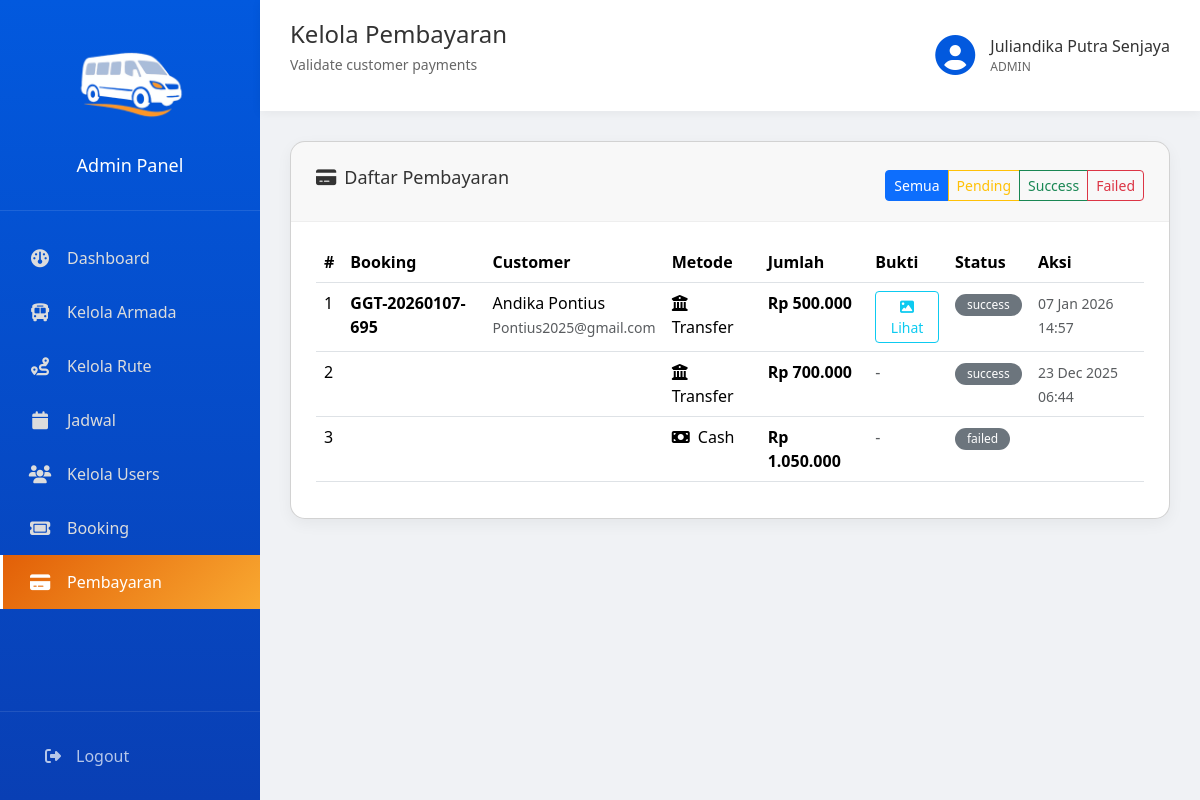
/admin/payments.php (signed in), run on the app's committed database.
### tables this page shows
CREATE TABLE `tb_booking` (
  `booking_id` int NOT NULL AUTO_INCREMENT,
  `user_id` int NOT NULL,
  `schedule_id` int NOT NULL,
  `payment_id` int DEFAULT NULL,
  `booking_code` varchar(50) DEFAULT NULL,
  `total_amount` decimal(10,2) NOT NULL,
  `status` enum('pending','paid','cancelled','expired') DEFAULT 'pending',
  `created_at` datetime DEFAULT CURRENT_TIMESTAMP,
  PRIMARY KEY (`booking_id`),
  UNIQUE KEY `booking_code` (`booking_code`),
  KEY `idx_user` (`user_id`),
  KEY `idx_schedule` (`schedule_id`),
  KEY `fk_booking_payment` (`payment_id`),
  CONSTRAINT `fk_booking_payment` FOREIGN KEY (`payment_id`) REFERENCES `tb_payment_method` (`payment_id`),
  CONSTRAINT `fk_booking_schedule` FOREIGN KEY (`schedule_id`) REFERENCES `tb_schedule` (`schedule_id`) ON DELETE CASCADE,
  CONSTRAINT `fk_booking_user` FOREIGN KEY (`user_id`) REFERENCES `tb_user` (`user_id`) ON DELETE CASCADE
);

CREATE TABLE `tb_user` (
  `user_id` int NOT NULL AUTO_INCREMENT,
  `role_id` int NOT NULL,
  `username` varchar(100) NOT NULL,
  `name` varchar(100) DEFAULT NULL,
  `email` varchar(100) NOT NULL,
  `phone` varchar(20) DEFAULT NULL,
  `address` text,
  `pass` varchar(255) NOT NULL,
  `created_at` datetime DEFAULT CURRENT_TIMESTAMP,
  `updated_at` datetime DEFAULT CURRENT_TIMESTAMP ON UPDATE CURRENT_TIMESTAMP,
  PRIMARY KEY (`user_id`),
  UNIQUE KEY `email` (`email`),
  KEY `fk_user_role` (`role_id`),
  CONSTRAINT `fk_user_role` FOREIGN KEY (`role_id`) REFERENCES `tb_role` (`role_id`) ON DELETE CASCADE
);

CREATE TABLE `tb_payment_method` (
  `payment_id` int NOT NULL AUTO_INCREMENT,
  `booking_id` int DEFAULT NULL,
  `method` enum('transfer','ewallet','cash','qris','credit_card') NOT NULL,
  `amount` decimal(10,2) DEFAULT NULL,
  `payment_proof` varchar(255) DEFAULT NULL,
  `payment_status` enum('pending','success','failed') DEFAULT 'pending',
  `paid_at` datetime DEFAULT NULL,
  PRIMARY KEY (`payment_id`)
);

### admin/payments.php (the view, shortened to what this page needs)
<?php
require_once 'templates/functions.php';
require_once 'templates/header.php';
$pdo = getDB();
$statusFilter = $_GET['status'] ?? '';
$where = $statusFilter ? "WHERE p.payment_status = '$statusFilter'" : '';
$sql = "SELECT p.*, bk.booking_code, bk.total_amount as booking_total,
               u.name as customer_name, u.email as customer_email
        FROM tb_payment_method p
        LEFT JOIN tb_booking bk ON p.booking_id = bk.booking_id
        LEFT JOIN tb_user u ON bk.user_id = u.user_id
        $where
        ORDER BY p.payment_id DESC";
$payments = $pdo->query($sql)->fetchAll();
?>
<div class="card">
    <div class="card-header">
        <h2><i class="fa-solid fa-credit-card me-2"></i>Daftar Pembayaran</h2>
        <div class="btn-group mt-2" role="group">
            <a href="payments.php" class="btn btn-sm <?php echo !$statusFilter ? 'btn-primary' : 'btn-outline-primary'; ?>">Semua</a>
            <a href="?status=pending" class="btn btn-sm <?php echo $statusFilter === 'pending' ? 'btn-warning' : 'btn-outline-warning'; ?>">Pending</a>
            <a href="?status=success" class="btn btn-sm <?php echo $statusFilter === 'success' ? 'btn-success' : 'btn-outline-success'; ?>">Success</a>
            <a href="?status=failed" class="btn btn-sm <?php echo $statusFilter === 'failed' ? 'btn-danger' : 'btn-outline-danger'; ?>">Failed</a>
        </div>
    </div>
    <div class="card-body">
        <table class="table table-hover">
            <thead>
                <tr>
                    <th>#</th>
                    <th>Booking</th>
                    <th>Customer</th>
                    <th>Metode</th>
                    <th>Jumlah</th>
                    <th>Bukti</th>
                    <th>Status</th>
                    <th>Aksi</th>
                </tr>
            </thead>
            <tbody>
                <?php if (empty($payments)): ?>
                <tr>
                    <td colspan="8" class="text-center text-muted py-4">Belum ada pembayaran</td>
                </tr>
                <?php else: ?>
                <?php foreach ($payments as $i => $p): ?>
                <tr>
                    <td><?php echo $i + 1; ?></td>
                    <td><strong><?php echo htmlspecialchars($p['booking_code'] ?? ''); ?></strong></td>
                    <td>
                        <?php echo htmlspecialchars($p['customer_name'] ?? ''); ?>
                        <br><small class="text-muted"><?php echo htmlspecialchars($p['customer_email'] ?? ''); ?></small>
                    </td>
                    <td>
                        <i class="fa-solid fa-<?php echo ($p['method'] ?? '') === 'ewallet' ? 'wallet' : (($p['method'] ?? '') === 'transfer' ? 'building-columns' : 'money-bill'); ?> me-1"></i>
                        <?php echo ucfirst($p['method'] ?? 'Transfer'); ?>
                    </td>
                    <td><strong><?php echo formatRupiah($p['amount']); ?></strong></td>
                    <td>
                        <?php if ($p['payment_proof']): ?>
                        <a href="<?php echo htmlspecialchars($p['payment_proof']); ?>" target="_blank" class="btn btn-sm btn-outline-info">
                            <i class="fa-solid fa-image"></i> Lihat
                        </a>
                        <?php else: ?>
                        <span class="text-muted">-</span>
                        <?php endif; ?>
                    </td>
                    <td><?php echo getStatusBadge($p['payment_status']); ?></td>
                    <td>
                        <?php if ($p['payment_status'] === 'pending'): ?>
                        <form method="POST" style="display:inline;">
                            <input type="hidden" name="id" value="<?php echo $p['payment_id']; ?>">
                            <button type="submit" name="action" value="approve" class="btn btn-sm btn-success"
                                    onclick="return confirm('Konfirmasi pembayaran ini?')">
                                <i class="fa-solid fa-check"></i>
                            </button>
                            <button type="submit" name="action" value="reject" class="btn btn-sm btn-danger"
                                    onclick="return confirm('Tolak pembayaran ini?')">
                                <i class="fa-solid fa-times"></i>
                            </button>
                        </form>
                        <?php elseif ($p['paid_at']): ?>
                        <small class="text-muted"><?php echo formatDate($p['paid_at']); ?></small>
                        <?php endif; ?>
                    </td>
                </tr>
                <?php endforeach; ?>
                <?php endif; ?>
            </tbody>
        </table>
    </div>
</div>
<?php require_once 'templates/footer.php'; ?>

### admin/templates/functions.php (shortened to what this page needs)
<?php
function formatRupiah($amount) {
    return 'Rp ' . number_format($amount, 0, ',', '.');
}
function formatDate($date, $format = 'd M Y H:i') {
    return date($format, strtotime($date));
}
function getStatusBadge($status) {
    $badges = [
        'active' => '<span class="badge bg-success">Active</span>',
        'inactive' => '<span class="badge bg-secondary">Inactive</span>',
        'maintenance' => '<span class="badge bg-warning">Maintenance</span>',
        'pending' => '<span class="badge bg-warning">Pending</span>',
        'paid' => '<span class="badge bg-success">Paid</span>',
        'success' => '<span class="badge bg-success">Success</span>',
        'cancelled' => '<span class="badge bg-danger">Cancelled</span>',
        'failed' => '<span class="badge bg-danger">Failed</span>',
        'expired' => '<span class="badge bg-secondary">Expired</span>',
        'available' => '<span class="badge bg-success">Available</span>',
        'finished' => '<span class="badge bg-info">Finished</span>',
    ];
    if (isset($badges[$status])) {
        return $badges[$status];
    } else {
        return "<span class='badge bg-secondary'>{$status}</span>";
    }
}

### assets/css/admin.css (style rules this page uses)
* { margin: 0; padding: 0; box-sizing: border-box; }
body { font-family: MyCustomFont1, 'Segoe UI', sans-serif; background: #f0f2f5; }
.card { background: #fff; border-radius: 15px; box-shadow: 0 5px 15px rgba(0, 0, 0, 0.05); overflow: hidden; }
.card-header { padding: 20px 25px; border-bottom: 1px solid #eee; display: flex; justify-content: space-between; align-items: center; }
.card-header h2 { font-size: 18px; color: #333; }
.card-body { padding: 20px 25px; }
.badge { display: inline-block; padding: 5px 12px; border-radius: 20px; font-size: 12px; font-weight: 100 !important; }

### data on the page
tb_booking: booking_code "GGT-20260107-695", user.name "Andika Pontius", user.email "Pontius2025@gmail.com", tb_payment_method.method "Transfer", tb_payment_method.amount "Rp 500.000", tb_payment_method.payment_status "success", tb_payment_method.paid_at "07 Jan 2026 14:57"
tb_payment_method: method "Transfer", amount "Rp 700.000", payment_status "success", paid_at "23 Dec 2025 06:44"
tb_payment_method: method "Cash", amount "Rp 1.050.000", payment_status "failed"

### other printed values
$pageTitle "Kelola Pembayaran"
$pageSubtitle "Validate customer payments"
$nama "Juliandika Putra Senjaya"
$role "ADMIN"
